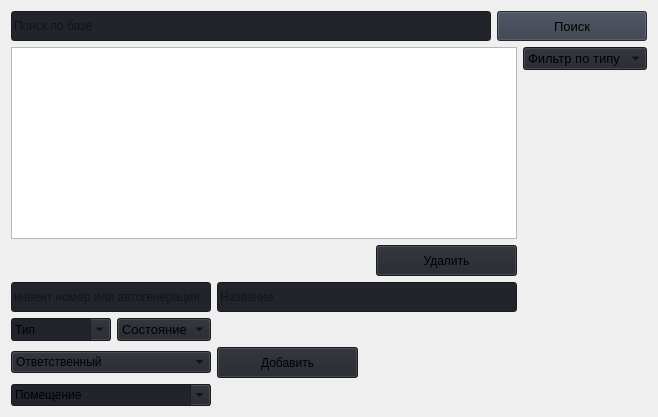
                     <widget class="QWidget" name="home">
                      <property name="styleSheet">
                       <string notr="true">background-position: center;
background-repeat: no-repeat;</string>
                      </property>
                      <layout class="QVBoxLayout" name="verticalLayout_24">
                       <item>
                        <layout class="QGridLayout" name="gridLayout_4">
                         <property name="sizeConstraint">
                          <enum>QLayout::SizeConstraint::SetFixedSize</enum>
                         </property>
                         <property name="rightMargin">
                          <number>0</number>
                         </property>
                         <property name="bottomMargin">
                          <number>0</number>
                         </property>
                         <item row="0" column="3" alignment="Qt::AlignmentFlag::AlignLeft">
                          <widget class="QPushButton" name="invent_search_button">
                           <property name="sizePolicy">
                            <sizepolicy hsizetype="Fixed" vsizetype="Fixed">
                             <horstretch>0</horstretch>
                             <verstretch>0</verstretch>
                            </sizepolicy>
                           </property>
                           <property name="minimumSize">
                            <size>
                             <width>150</width>
                             <height>30</height>
                            </size>
                           </property>
                           <property name="font">
                            <font>
                             <family>Segoe UI</family>
                             <pointsize>10</pointsize>
                             <italic>false</italic>
                             <bold>false</bold>
                            </font>
                           </property>
                           <property name="cursor">
                            <cursorShape>PointingHandCursor</cursorShape>
                           </property>
                           <property name="styleSheet">
                            <string notr="true">background-color: rgb(52, 59, 72);</string>
                           </property>
                           <property name="text">
                            <string>Поиск</string>
                           </property>
                           <property name="icon">
                            <iconset>
                             <normaloff>images/icons/cil-magnifying-glass.png</normaloff>images/icons/cil-magnifying-glass.png</iconset>
                           </property>
                          </widget>
                         </item>
                         <item row="0" column="2">
                          <widget class="QLineEdit" name="invent_search">
                           <property name="sizePolicy">
                            <sizepolicy hsizetype="Fixed" vsizetype="Fixed">
                             <horstretch>30</horstretch>
                             <verstretch>0</verstretch>
                            </sizepolicy>
                           </property>
                           <property name="minimumSize">
                            <size>
                             <width>0</width>
                             <height>30</height>
                            </size>
                           </property>
                           <property name="maximumSize">
                            <size>
                             <width>500</width>
                             <height>16777215</height>
                            </size>
                           </property>
                           <property name="styleSheet">
                            <string notr="true">background-color: rgb(33, 37, 43);</string>
                           </property>
                           <property name="text">
                            <string/>
                           </property>
                           <property name="placeholderText">
                            <string>Поиск по базе</string>
                           </property>
                          </widget>
                         </item>
                        </layout>
                       </item>
                       <item>
                        <layout class="QGridLayout" name="gridLayout_10">
                         <item row="0" column="1">
                          <layout class="QHBoxLayout" name="horizontalLayout_6">
                           <item alignment="Qt::AlignmentFlag::AlignTop">
                            <widget class="QComboBox" name="invent_fillte_type">
                             <property name="enabled">
                              <bool>true</bool>
                             </property>
                             <property name="sizePolicy">
                              <sizepolicy hsizetype="Fixed" vsizetype="Maximum">
                               <horstretch>0</horstretch>
                               <verstretch>0</verstretch>
                              </sizepolicy>
                             </property>
                             <property name="maximumSize">
                              <size>
                               <width>16777215</width>
                               <height>33</height>
                              </size>
                             </property>
                             <property name="font">
                              <font>
                               <family>Segoe UI</family>
                               <pointsize>10</pointsize>
                               <italic>false</italic>
                               <bold>false</bold>
                              </font>
                             </property>
                             <property name="layoutDirection">
                              <enum>Qt::LayoutDirection::LeftToRight</enum>
                             </property>
                             <property name="autoFillBackground">
                              <bool>false</bool>
                             </property>
                             <property name="styleSheet">
                              <string notr="true">background-color: rgb(33, 37, 43);</string>
                             </property>
                             <property name="iconSize">
                              <size>
                               <width>16</width>
                               <height>16</height>
                              </size>
                             </property>
                             <property name="frame">
                              <bool>true</bool>
                             </property>
                             <item>
                              <property name="text">
                               <string>Фильтр по типу</string>
                              </property>
                             </item>
                            </widget>
                           </item>
                          </layout>
                         </item>
                         <item row="0" column="0">
                          <layout class="QVBoxLayout" name="verticalLayout_22">
                           <item>
                            <widget class="QTableView" name="invent_table">
                             <property name="styleSheet">
                              <string notr="true">            QTableWidget {
                background-color: #f8f9fa;
                alternate-background-color: #e9ecef;
                gridline-color: #dee2e6;
                border: 1px solid #ced4da;
                border-radius: 5px;
            }
            QHeaderView::section {
                background-color: #343a40;
                color: white;
                padding: 5px;
                border: 1px solid #495057;
                font-weight: bold;
            }
            QTableWidget::item {
                padding: 5px;
            }</string>
                             </property>
                            </widget>
                           </item>
                           <item alignment="Qt::AlignmentFlag::AlignRight">
                            <widget class="QPushButton" name="invent_delete_button">
                             <property name="sizePolicy">
                              <sizepolicy hsizetype="Fixed" vsizetype="Fixed">
                               <horstretch>0</horstretch>
                               <verstretch>0</verstretch>
                              </sizepolicy>
                             </property>
                             <property name="minimumSize">
                              <size>
                               <width>141</width>
                               <height>31</height>
                              </size>
                             </property>
                             <property name="styleSheet">
                              <string notr="true">background-color: rgb(33, 37, 43);</string>
                             </property>
                             <property name="text">
                              <string>Удалить</string>
                             </property>
                            </widget>
                           </item>
                           <item>
                            <layout class="QGridLayout" name="gridLayout_8">
                             <item row="0" column="1">
                              <widget class="QLineEdit" name="invent_create_name">
                               <property name="minimumSize">
                                <size>
                                 <width>300</width>
                                 <height>30</height>
                                </size>
                               </property>
                               <property name="styleSheet">
                                <string notr="true">background-color: rgb(33, 37, 43);</string>
                               </property>
                               <property name="text">
                                <string/>
                               </property>
                               <property name="placeholderText">
                                <string>Название</string>
                               </property>
                              </widget>
                             </item>
                             <item row="2" column="0">
                              <widget class="QComboBox" name="invent_create_curator">
                               <property name="minimumSize">
                                <size>
                                 <width>0</width>
                                 <height>0</height>
                                </size>
                               </property>
                               <property name="styleSheet">
                                <string notr="true">background-color: rgb(33, 37, 43);</string>
                               </property>
                               <property name="placeholderText">
                                <string notr="true" comment="123" extracomment="123"/>
                               </property>
                               <item>
                                <property name="text">
                                 <string>Ответственный</string>
                                </property>
                               </item>
                               <item>
                                <property name="text">
                                 <string>Добавить</string>
                                </property>
                               </item>
                              </widget>
                             </item>
                             <item row="3" column="0">
                              <widget class="QComboBox" name="invent_create_room">
                               <property name="styleSheet">
                                <string notr="true">background-color: rgb(33, 37, 43);</string>
                               </property>
                               <property name="editable">
                                <bool>true</bool>
                               </property>
                               <property name="placeholderText">
                                <string notr="true" comment="123" extracomment="123"/>
                               </property>
                               <property name="duplicatesEnabled">
                                <bool>false</bool>
                               </property>
                               <item>
                                <property name="text">
                                 <string>Помещение</string>
                                </property>
                               </item>
                               <item>
                                <property name="text">
                                 <string>Кабинет 123</string>
                                </property>
                               </item>
                               <item>
                                <property name="text">
                                 <string>Кабинет 321</string>
                                </property>
                               </item>
                              </widget>
                             </item>
                             <item row="2" column="1">
                              <widget class="QPushButton" name="invent_create_button">
                               <property name="sizePolicy">
                                <sizepolicy hsizetype="Fixed" vsizetype="Fixed">
                                 <horstretch>0</horstretch>
                                 <verstretch>0</verstretch>
                                </sizepolicy>
                               </property>
                               <property name="minimumSize">
                                <size>
                                 <width>141</width>
                                 <height>31</height>
                                </size>
                               </property>
                               <property name="styleSheet">
                                <string notr="true">background-color: rgb(33, 37, 43);</string>
                               </property>
                               <property name="text">
                                <string>Добавить</string>
                               </property>
                              </widget>
                             </item>
                             <item row="0" column="0">
                              <widget class="QLineEdit" name="invent_create_id">
                               <property name="minimumSize">
                                <size>
                                 <width>0</width>
                                 <height>30</height>
                                </size>
                               </property>
                               <property name="styleSheet">
                                <string notr="true">background-color: rgb(33, 37, 43);</string>
                               </property>
                               <property name="text">
                                <string/>
                               </property>
                               <property name="placeholderText">
                                <string>инвент номер или автогенерация</string>
                               </property>
                              </widget>
                             </item>
                             <item row="1" column="0">
                              <layout class="QGridLayout" name="gridLayout_9">
                               <item row="0" column="1">
                                <widget class="QComboBox" name="invent_create_sost">
                                 <property name="sizePolicy">
                                  <sizepolicy hsizetype="Maximum" vsizetype="Fixed">
                                   <horstretch>0</horstretch>
                                   <verstretch>0</verstretch>
                                  </sizepolicy>
                                 </property>
                                 <property name="font">
                                  <font>
                                   <family>Segoe UI</family>
                                   <pointsize>10</pointsize>
                                   <italic>false</italic>
                                   <bold>false</bold>
                                  </font>
                                 </property>
                                 <property name="autoFillBackground">
                                  <bool>false</bool>
                                 </property>
                                 <property name="styleSheet">
                                  <string notr="true">background-color: rgb(33, 37, 43);</string>
                                 </property>
                                 <property name="iconSize">
                                  <size>
                                   <width>16</width>
                                   <height>16</height>
                                  </size>
                                 </property>
                                 <property name="frame">
                                  <bool>true</bool>
                                 </property>
                                 <item>
                                  <property name="text">
                                   <string>Состояние</string>
                                  </property>
                                 </item>
                                 <item>
                                  <property name="text">
                                   <string>На складе</string>
                                  </property>
                                 </item>
                                 <item>
                                  <property name="text">
                                   <string>Сломан</string>
                                  </property>
                                 </item>
                                 <item>
                                  <property name="text">
                                   <string>Работает</string>
                                  </property>
                                 </item>
                                </widget>
                               </item>
                               <item row="0" column="0">
                                <widget class="QComboBox" name="invent_create_type">
                                 <property name="sizePolicy">
                                  <sizepolicy hsizetype="Fixed" vsizetype="Maximum">
                                   <horstretch>0</horstretch>
                                   <verstretch>0</verstretch>
                                  </sizepolicy>
                                 </property>
                                 <property name="minimumSize">
                                  <size>
                                   <width>100</width>
                                   <height>0</height>
                                  </size>
                                 </property>
                                 <property name="maximumSize">
                                  <size>
                                   <width>1000</width>
                                   <height>16777215</height>
                                  </size>
                                 </property>
                                 <property name="font">
                                  <font>
                                   <family>Segoe UI</family>
                                   <pointsize>10</pointsize>
                                   <italic>false</italic>
                                   <bold>false</bold>
                                  </font>
                                 </property>
                                 <property name="autoFillBackground">
                                  <bool>false</bool>
                                 </property>
                                 <property name="styleSheet">
                                  <string notr="true">background-color: rgb(33, 37, 43);</string>
                                 </property>
                                 <property name="editable">
                                  <bool>true</bool>
                                 </property>
                                 <property name="iconSize">
                                  <size>
                                   <width>16</width>
                                   <height>16</height>
                                  </size>
                                 </property>
                                 <property name="frame">
                                  <bool>true</bool>
                                 </property>
                                 <item>
                                  <property name="text">
                                   <string>Тип</string>
                                  </property>
                                 </item>
                                </widget>
                               </item>
                              </layout>
                             </item>
                            </layout>
                           </item>
                          </layout>
                         </item>
                        </layout>
                       </item>
                      </layout>
                     </widget>
